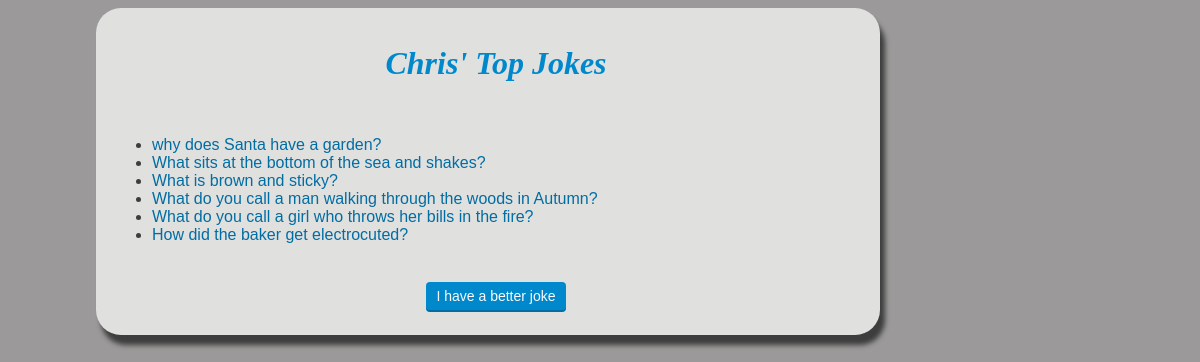
Page /chrisapp/ on the earlier database version.
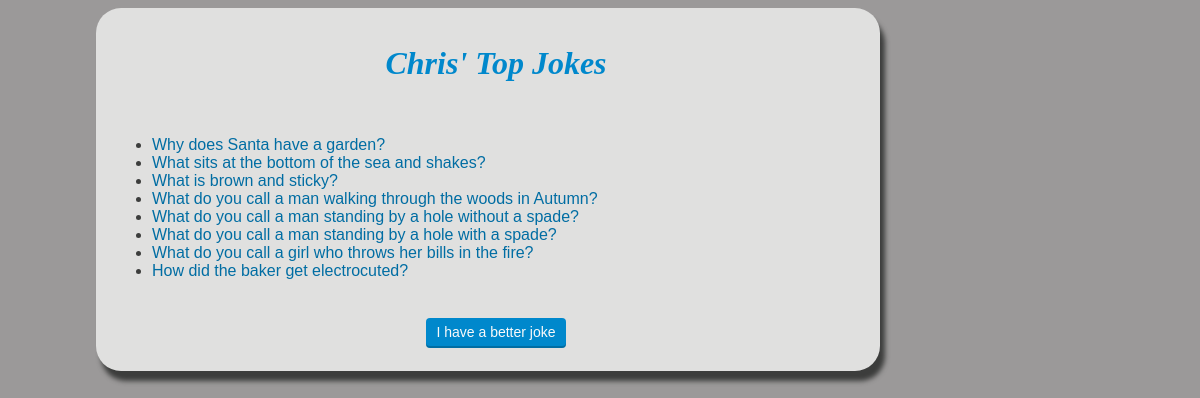
Same page on the later database version.
### chrisapp/models.py (models this page shows, shortened)
class Joke(models.Model):
    joke_text = models.CharField(max_length=200)
    punchline_text = models.CharField(max_length=200)
    likes = models.IntegerField(default=0)

### chrisapp/views.py (the view)
# urls.py: path('', views.index, name='index'),
def index(request):
    joke_list = Joke.objects.order_by('-joke_text')[:50]
    context = {'joke_list': joke_list}
    return render(request, 'chrisapp/index.html', context)

### chrisapp/templates/chrisapp/index.html (shortened to what this page needs)
<!DOCTYPE html PUBLIC "-//W3C//DTD HTML 4.01//EN" "http://www.w3.org/TR/html4/strict.dtd">
{% load static %}
<html>
    <head>
        <link rel="stylesheet" href="{% static 'css/chrisapp.css' %}">
    </head>
    <body>
        <div id="mainBox">
            <div id="siteHeader">
                <h1 class="site">Chris' Top Jokes</h1>
            </div>
            <div>
                {% if joke_list %}
                    <ul>
                    {% for joke in joke_list %}
                        <li><a href="{% url 'detail'  joke_id=joke.id  %}" class="urlPretty">{{ joke.joke_text }}</a>
                        </li>
                    {% endfor %}
                    </ul>
                {% else %}
                    <p>Sorry no jokes are available.</p>
                {% endif %}
            </div>
            <div id="siteFooter">
                <p><a href="{% url 'add' %}" class="btn btn-inline btn-small btn-primary"><span>I have a better joke</span></a></p>
            </div>
        </div>
    </body>
</html>

Differences in the rows shown:
removed Joke: joke_text "why does Santa have a garden?"
added Joke: joke_text "Why does Santa have a garden?"
added Joke: joke_text "What do you call a man standing by a hole without a spade?"
added Joke: joke_text "What do you call a man standing by a hole with a spade?"
